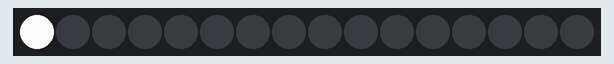
A sketch run on a simulated Arduino Nano, built with avr-gcc and run on an emulated ATmega328P. Parts: 16 RGB LEDs in strip order, left to right.

Above: at 0.1 s.
At 0.9 s:
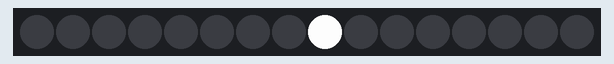

Measured:
- by itself, everything shown: repeats every 5.6 s, in 5 steps
- what the display in image 0 shows lasts 0.8 s, from 0.0 s to 0.8 s

The sketch:

LED_Matrix_Slave.ino
```cpp
#include "Tlc5940.h"
#define ColumnOne 14      //Gate of 1.MOSFET which connects to Column "1" (anodes of all Strings in Column "1")
#define ColumnTwo 15      //Gate of 2.MOSFET which connects to Column "2" (anodes of all StringS in Column "2")
#define ColumnThree 16    //Gate of 3.MOSFET which connects to Column "3" (anodes of all Strings in Column "3")
#define ColumnFour 17     //Gate of 4.MOSFET which connects to Column "4" (anodes of all Strings in Column "4")
#define ColumnFive 18      //Gate of 5.MOSFET which connects to Column "5" (anodes of all Strings in Column "5")
#define ColumnSix 19      //Gate of 6.MOSFET which connects to Column "6" (anodes of all StringS in Column "6")
#define ColumnSeven 2    //Gate of 7.MOSFET which connects to Column "7" (anodes of all Strings in Column "7")
#define ColumnEight 4     //Gate of 8.MOSFET which connects to Column "8" (anodes of all Strings in Column "8")


int ColumnDuration = 4000;     // ON time of each Layer in microseconds
int column = 0;                // starting with Column 0
unsigned long oldMicros = 0;// starting counter to decide when if(micros()>=oldMicros)is true to change active layer, count++1, MatrixUpdate(); don't know what micros() is? Look here: http://arduino.cc/de/Reference/Micros#.UygzAIWmWd4
int count = 0;              // starting counter which is included in if() statement to change the shown picture, not necessary when using a static picture
int stretch = 200;           // set timer for the change of the shown picture, if animation should move really fast then low stretch value, if animation should move really slow than big stretch value
int bright = 250;          // set brightness for all Strings(4095=20mA, 0=0ma, 1000=4.88mA,....). If you want individually brightness for a String you have to change the value in tab "function"


void setup()
{
  Serial.begin(9600);
  pinMode(ColumnOne, OUTPUT);  // declare arduino nano pin A0(ColumnOne) as OUTPUT
  pinMode(ColumnTwo, OUTPUT);  // declare arduino nano pin A1(ColumnTwo) as OUTPUT
  pinMode(ColumnThree, OUTPUT);// declare arduino nano pin A2(ColumnThree) as OUTPUT
  pinMode(ColumnFour, OUTPUT); // declare arduino nano pin A3(ColumnFour) as OUTPUT
  pinMode(ColumnFive, OUTPUT);  // declare arduino nano pin A4(ColumnFive) as OUTPUT
  pinMode(ColumnSix, OUTPUT);  // declare arduino nano pin A5(ColumnSix) as OUTPUT
  pinMode(ColumnSeven, OUTPUT);// declare arduino nano pin D2(ColumnSeven) as OUTPUT
  pinMode(ColumnEight, OUTPUT); // declare arduino nano pin D4(ColumnrEight) as OUTPUT
  Tlc.init();               // configures the arduino to use the tlc5940, be sure to connect the arduino correctly to the tlc
  reset(); //set all LED's brightness to 0
}

void loop() {

  if (micros() >= oldMicros) {                                        // waits until LayerDuration is reached and than goes through cycle
    oldMicros = micros() + ColumnDuration;                             // updates oldMicros value by adding the micros() with LayerDuration
    if (count == 0) {
      reset();  // shows first static picture when count==0, so right at the beginng
      allred();
    }
    if (count == stretch) {
      reset();  // shows second static picture when count==2*stretch
      allgreen();
    }
    if (count == 2 * stretch) {
      reset();  // .
      allblue();
    }
    if (count == 3 * stretch) {
      reset();  // .
      allgreen();
      allblue();
    }
    if (count == 4 * stretch) {
      reset();  // .
      allgreen();
      allred();
    }
    if (count == 5 * stretch) {
      reset();  // .
      allred();
      allblue();
    }
    if (count == 6 * stretch) {
      reset();  // .
      allgreen();
      allred();
      allblue();
    }

    MatrixUpdate(column);                                                 // sets the values for the tlc5940 Outputs and puts all MOSFET Gates HIGH (not active) except for one MOSFET Low (active) -->this layer is ON, also look under tab "function"
    column++;                                                           // layer counter +1, so MatrixUpdate(layer) will affect the next layer during the next if() cycle
    count++;                                                           // count counter +1, to change the picture in next if() cycle
    if (column == 9) {
      column = 1; // we only have 8 columns, so we start with layer 1 again if column counter goes to 9
    }
    if (count == 7 * stretch) {
      count = 0; // there are only 6 led pictures to show
    }
  }
}
```

definition.ino
```cpp
//Definitions

//LED Setup
//RED Kathodes
#define AchR 0 //defines the "A" (RED)string for the tlc5940 -->OUTPUT 0 first TLC5940
#define BchR 1 //defines the "B" (RED)string for the tlc5940 -->OUTPUT 1
#define CchR 2 //defines the "C" (RED)string for the tlc5940 -->OUTPUT 2
#define DchR 3 //defines the "D" (RED)string for the tlc5940 -->OUTPUT 3
#define EchR 4 //defines the "E" (RED)string for the tlc5940 -->OUTPUT 4
#define FchR 5 //defines the "F" (RED)string for the tlc5940 -->OUTPUT 5
#define GchR 6 //defines the "G" (RED)string for the tlc5940 -->OUTPUT 6
#define HchR 7 //defines the "H" (RED)string for the tlc5940 -->OUTPUT 7

//GREEN Kathodes
#define AchG 8 //defines the "A" (GREEN)string for the tlc5940 -->OUTPUT 8
#define BchG 9 //defines the "B" (GREEN)string for the tlc5940 -->OUTPUT 9
#define CchG 10//defines the "C" (GREEN)string for the tlc5940 -->OUTPUT 10
#define DchG 11//defines the "D" (GREEN)string for the tlc5940 -->OUTPUT 11
#define EchG 12//defines the "E" (GREEN)string for the tlc5940 -->OUTPUT 12
#define FchG 13//defines the "F" (GREEN)string for the tlc5940 -->OUTPUT 13
#define GchG 14//defines the "G" (GREEN)string for the tlc5940 -->OUTPUT 14
#define HchG 15//defines the "H" (GREEN)string for the tlc5940 -->OUTPUT 15

//BLUE Kathodes
#define AchB 16//defines the "A" (BLUE)string for the tlc5940 -->OUTPUT 0 second TLC5940
#define BchB 17//defines the "B" (BLUE)string for the tlc5940 -->OUTPUT 1
#define CchB 18//defines the "C" (BLUE)string for the tlc5940 -->OUTPUT 2
#define DchB 19//defines the "D" (BLUE)string for the tlc5940 -->OUTPUT 3
#define EchB 20//defines the "E" (BLUE)string for the tlc5940 -->OUTPUT 4
#define FchB 21//defines the "F" (BLUE)string for the tlc5940 -->OUTPUT 5
#define GchB 22//defines the "G" (BLUE)string for the tlc5940 -->OUTPUT 6
#define HchB 23//defines the "H" (BLUE)string for the tlc5940 -->OUTPUT 7

//LED Colors going to be safed in matrizes according to their layout on the board.
byte RedLeds[8][8];
byte GreenLeds[8][8];
byte BlueLeds[8][8];
```

Source omitted: function.ino (30989 bytes)
